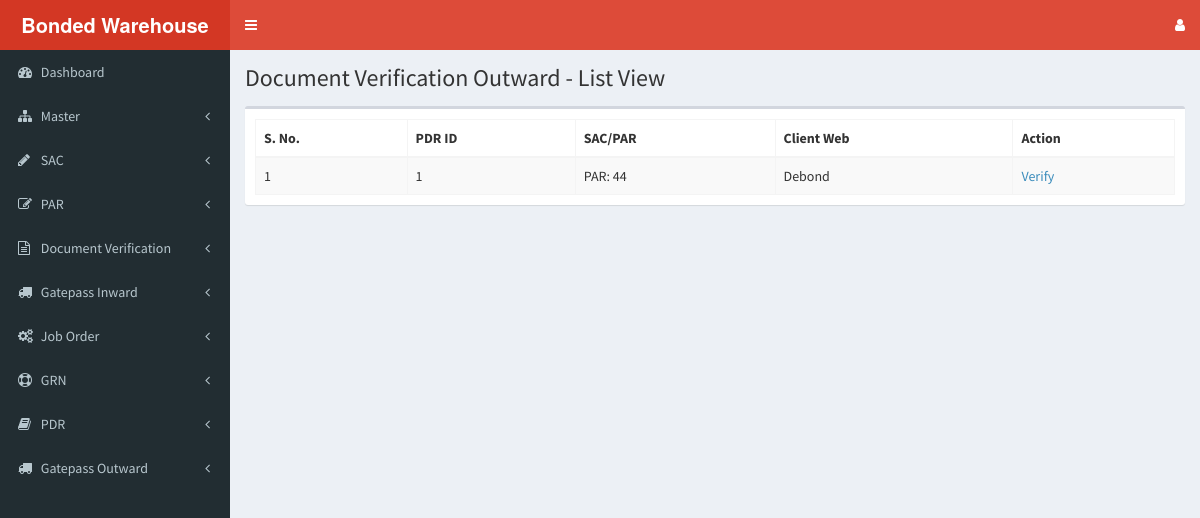
/dv/dv-out-view.php, run on an earlier commit of the app's database.
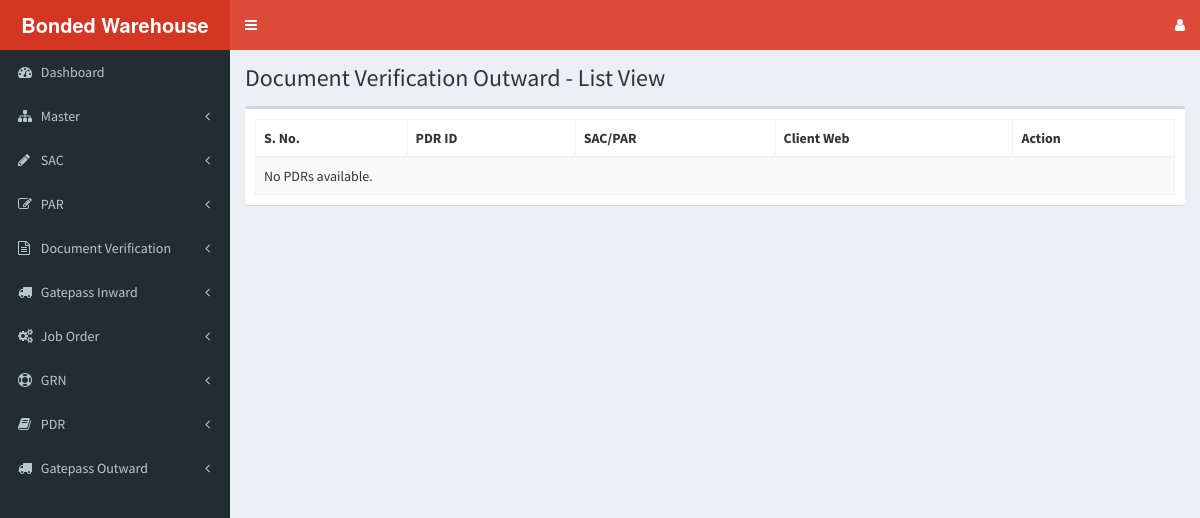
And on a later commit of the database.
### tables this page shows
CREATE TABLE `despatch_request` (
  `pdr_id` int(11) NOT NULL,
  `bond_number` varchar(50) NOT NULL,
  `sac_par_table` varchar(10) NOT NULL,
  `sac_par_id` int(11) NOT NULL,
  `client_web` varchar(20) NOT NULL,
  `cha_name` varchar(50) NOT NULL,
  `order_number` varchar(50) NOT NULL,
  `boe_number` varchar(50) NOT NULL,
  `exbond_be_number` varchar(50) NOT NULL,
  `exbond_be_date` date NOT NULL,
  `customs_officer_name` varchar(50) NOT NULL,
  `number_of_packages` int(11) NOT NULL,
  `assessment_value` varchar(50) NOT NULL,
  `duty_value` varchar(50) NOT NULL,
  `transporter_name` varchar(50) NOT NULL,
  `document_verified` varchar(10) NOT NULL DEFAULT 'no',
  `status` varchar(50) NOT NULL DEFAULT 'created'
);

### dv/dv-out-view.php (the view, shortened to what this page needs)
<?php
  include('../header.php');
  include('../sidebar.php');
  include('../dbconfig.php');
?>
<div class="content-wrapper">
  <section class="content-header">
    <h1>
      Document Verification Outward - List View
    </h1>
  </section>
  <section class="content">
    <div class="box">
      <div class="box-body">
        <table id="pdr_table" class="table table-bordered table-striped">
          <thead>
            <tr>
              <th>S. No.</th>
              <th>PDR ID</th>
              <th>SAC/PAR</th>
              <th>Client Web</th>
              <th>Action</th>
            </tr>
          </thead>
          <tbody>
            <?php
              $select_query = "SELECT * FROM despatch_request WHERE document_verified='no'";
              $result = mysqli_query($dbc,$select_query);
              $row_counter = 0;
              if(mysqli_num_rows($result) > 0) {
                while($row = mysqli_fetch_array($result)) {
                  echo "<tr>";
                  echo "<td>".++$row_counter."</td>";
                  echo "<td>".$row['pdr_id']."</td>";
                  echo "<td>".strtoupper($row['sac_par_table']).": ".$row['sac_par_id']."</td>";
                  echo "<td>".$row['client_web']."</td>";
                  echo "<td><a href='dv-out.php?pdr_id=".$row['pdr_id']."'>Verify</a></td>";
                  echo "</tr>";
                }
              } else {
                echo "<tr><td colspan=\"6\">No PDRs available.</td></tr>";
              }
            ?>
          </tbody>
        </table>
      </div>
      </div>
    </div>
</div>
<?php
  include('../footer.php');
?>

What changed in the data, as far as the page shows it:
no longer on this page (row edited): despatch_request: pdr_id "1", sac_par_table "PAR", sac_par "44", client_web "Debond"
Also different on the page:
text now shown: "No PDRs available."
